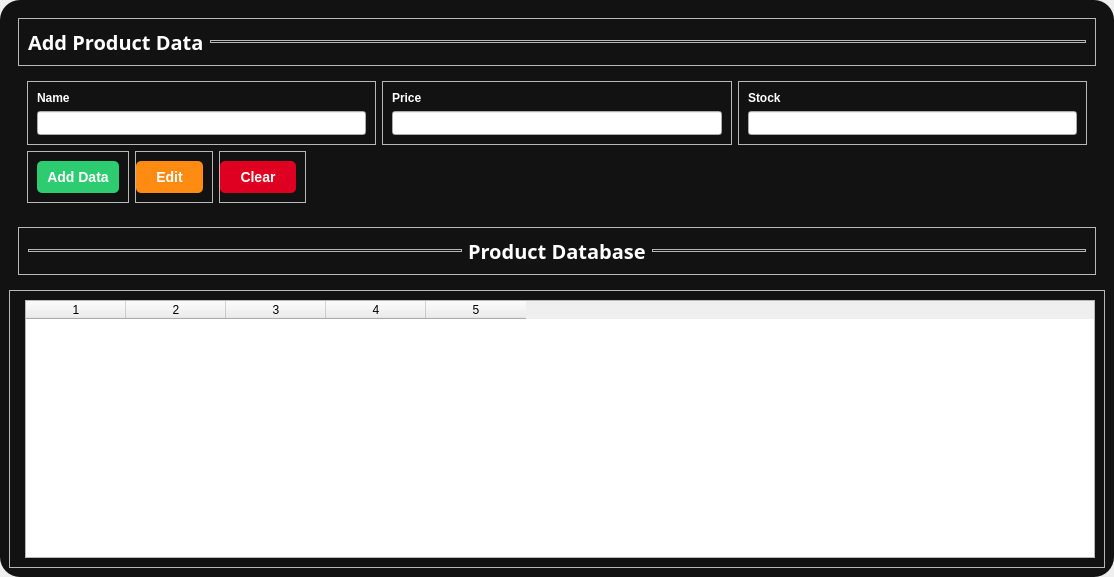
                <widget class="QWidget" name="scrollAreaWidgetContents_4">
                 <property name="geometry">
                  <rect>
                   <x>0</x>
                   <y>0</y>
                   <width>1114</width>
                   <height>577</height>
                  </rect>
                 </property>
                 <layout class="QVBoxLayout" name="verticalLayout_56">
                  <property name="leftMargin">
                   <number>0</number>
                  </property>
                  <property name="topMargin">
                   <number>0</number>
                  </property>
                  <property name="rightMargin">
                   <number>0</number>
                  </property>
                  <property name="bottomMargin">
                   <number>0</number>
                  </property>
                  <item>
                   <widget class="QWidget" name="productContainer" native="true">
                    <property name="minimumSize">
                     <size>
                      <width>0</width>
                      <height>0</height>
                     </size>
                    </property>
                    <property name="styleSheet">
                     <string notr="true">#productContainer{
	background-color: rgb(18, 18, 18);
	border-radius: 20px;
}
QLineEdit{
	padding: 3px;
}</string>
                    </property>
                    <layout class="QVBoxLayout" name="verticalLayout_43">
                     <property name="leftMargin">
                      <number>9</number>
                     </property>
                     <property name="topMargin">
                      <number>9</number>
                     </property>
                     <item alignment="Qt::AlignTop">
                      <widget class="QWidget" name="widget_13" native="true">
                       <layout class="QVBoxLayout" name="verticalLayout_44">
                        <item alignment="Qt::AlignTop">
                         <widget class="QFrame" name="frame_33">
                          <property name="frameShape">
                           <enum>QFrame::StyledPanel</enum>
                          </property>
                          <property name="frameShadow">
                           <enum>QFrame::Raised</enum>
                          </property>
                          <layout class="QHBoxLayout" name="horizontalLayout_22">
                           <item>
                            <widget class="QLabel" name="label_24">
                             <property name="font">
                              <font>
                               <family>Prompt SemiBold</family>
                               <pointsize>15</pointsize>
                               <bold>true</bold>
                              </font>
                             </property>
                             <property name="styleSheet">
                              <string notr="true">color: #fff;</string>
                             </property>
                             <property name="text">
                              <string>Add Product Data</string>
                             </property>
                            </widget>
                           </item>
                           <item alignment="Qt::AlignVCenter">
                            <widget class="QFrame" name="line_6">
                             <property name="sizePolicy">
                              <sizepolicy hsizetype="Expanding" vsizetype="Preferred">
                               <horstretch>0</horstretch>
                               <verstretch>0</verstretch>
                              </sizepolicy>
                             </property>
                             <property name="minimumSize">
                              <size>
                               <width>0</width>
                               <height>3</height>
                              </size>
                             </property>
                             <property name="maximumSize">
                              <size>
                               <width>16777215</width>
                               <height>3</height>
                              </size>
                             </property>
                             <property name="frameShape">
                              <enum>QFrame::StyledPanel</enum>
                             </property>
                             <property name="frameShadow">
                              <enum>QFrame::Raised</enum>
                             </property>
                            </widget>
                           </item>
                          </layout>
                         </widget>
                        </item>
                        <item>
                         <widget class="QWidget" name="widget_14" native="true">
                          <layout class="QHBoxLayout" name="horizontalLayout_23">
                           <property name="bottomMargin">
                            <number>0</number>
                           </property>
                           <item>
                            <widget class="QFrame" name="frame_35">
                             <property name="frameShape">
                              <enum>QFrame::StyledPanel</enum>
                             </property>
                             <property name="frameShadow">
                              <enum>QFrame::Raised</enum>
                             </property>
                             <layout class="QVBoxLayout" name="verticalLayout_46">
                              <item>
                               <widget class="QLabel" name="label_26">
                                <property name="font">
                                 <font>
                                  <italic>false</italic>
                                  <bold>true</bold>
                                 </font>
                                </property>
                                <property name="styleSheet">
                                 <string notr="true">color: #fff;</string>
                                </property>
                                <property name="text">
                                 <string>Name</string>
                                </property>
                               </widget>
                              </item>
                              <item>
                               <widget class="QLineEdit" name="dbProductNameInput">
                                <property name="font">
                                 <font>
                                  <family>Prompt</family>
                                  <pointsize>-1</pointsize>
                                 </font>
                                </property>
                               </widget>
                              </item>
                             </layout>
                            </widget>
                           </item>
                           <item>
                            <widget class="QFrame" name="frame_37">
                             <property name="frameShape">
                              <enum>QFrame::StyledPanel</enum>
                             </property>
                             <property name="frameShadow">
                              <enum>QFrame::Raised</enum>
                             </property>
                             <layout class="QVBoxLayout" name="verticalLayout_48">
                              <item>
                               <widget class="QLabel" name="label_27">
                                <property name="font">
                                 <font>
                                  <bold>true</bold>
                                 </font>
                                </property>
                                <property name="styleSheet">
                                 <string notr="true">color: rgb(255, 255, 255);</string>
                                </property>
                                <property name="text">
                                 <string>Price</string>
                                </property>
                               </widget>
                              </item>
                              <item>
                               <widget class="QLineEdit" name="dbProductPriceInput">
                                <property name="font">
                                 <font>
                                  <family>Prompt</family>
                                  <pointsize>-1</pointsize>
                                 </font>
                                </property>
                               </widget>
                              </item>
                             </layout>
                            </widget>
                           </item>
                           <item>
                            <widget class="QFrame" name="frame_38">
                             <property name="frameShape">
                              <enum>QFrame::StyledPanel</enum>
                             </property>
                             <property name="frameShadow">
                              <enum>QFrame::Raised</enum>
                             </property>
                             <layout class="QVBoxLayout" name="verticalLayout_49">
                              <item>
                               <widget class="QLabel" name="label_28">
                                <property name="font">
                                 <font>
                                  <bold>true</bold>
                                 </font>
                                </property>
                                <property name="styleSheet">
                                 <string notr="true">color: rgb(255, 255, 255);</string>
                                </property>
                                <property name="text">
                                 <string>Stock</string>
                                </property>
                               </widget>
                              </item>
                              <item>
                               <widget class="QLineEdit" name="dbProductStockInput">
                                <property name="font">
                                 <font>
                                  <family>Prompt</family>
                                  <pointsize>-1</pointsize>
                                 </font>
                                </property>
                               </widget>
                              </item>
                             </layout>
                            </widget>
                           </item>
                          </layout>
                         </widget>
                        </item>
                        <item alignment="Qt::AlignLeft">
                         <widget class="QWidget" name="widget_15" native="true">
                          <layout class="QHBoxLayout" name="horizontalLayout_24">
                           <property name="topMargin">
                            <number>0</number>
                           </property>
                           <property name="bottomMargin">
                            <number>0</number>
                           </property>
                           <item alignment="Qt::AlignLeft">
                            <widget class="QFrame" name="frame_40">
                             <property name="frameShape">
                              <enum>QFrame::StyledPanel</enum>
                             </property>
                             <property name="frameShadow">
                              <enum>QFrame::Raised</enum>
                             </property>
                             <layout class="QVBoxLayout" name="verticalLayout_51">
                              <property name="topMargin">
                               <number>0</number>
                              </property>
                              <property name="bottomMargin">
                               <number>0</number>
                              </property>
                              <item alignment="Qt::AlignLeft">
                               <widget class="QPushButton" name="addProductDB_btn">
                                <property name="font">
                                 <font>
                                  <pointsize>-1</pointsize>
                                  <bold>true</bold>
                                 </font>
                                </property>
                                <property name="cursor">
                                 <cursorShape>PointingHandCursor</cursorShape>
                                </property>
                                <property name="styleSheet">
                                 <string notr="true">#addProductDB_btn{
	background-color: #2ecc71;
    color: white;
    border: none;
    border-radius: 5px;
    font-size: 14px;
    padding: 8px 10px;
}

#addProductDB_btn:hover {
    background-color: transparent;
	border: 1px solid #2ecc71;
	color: #2ecc71;
}
#addProductDB_btn:pressed{
	background-color: #2ecc71;
	color: white;
}</string>
                                </property>
                                <property name="text">
                                 <string>Add Data</string>
                                </property>
                                <property name="icon">
                                 <iconset>
                                  <normaloff>../../Downloads/plus.png</normaloff>../../Downloads/plus.png</iconset>
                                </property>
                               </widget>
                              </item>
                             </layout>
                            </widget>
                           </item>
                           <item>
                            <widget class="QFrame" name="frame_41">
                             <property name="frameShape">
                              <enum>QFrame::StyledPanel</enum>
                             </property>
                             <property name="frameShadow">
                              <enum>QFrame::Raised</enum>
                             </property>
                             <layout class="QVBoxLayout" name="verticalLayout_52">
                              <property name="leftMargin">
                               <number>0</number>
                              </property>
                              <item>
                               <widget class="QPushButton" name="editProductDB_btn">
                                <property name="font">
                                 <font>
                                  <pointsize>-1</pointsize>
                                  <bold>true</bold>
                                 </font>
                                </property>
                                <property name="cursor">
                                 <cursorShape>PointingHandCursor</cursorShape>
                                </property>
                                <property name="styleSheet">
                                 <string notr="true">#editProductDB_btn{
	background-color: rgb(255, 139, 19);
    color: white;
    border: none;
    border-radius: 5px;
    font-size: 14px;
    padding: 8px 20px;
}

#editProductDB_btn:hover {
    background-color: transparent;
	border: 1px solid rgb(255, 139, 19);
	color: rgb(255, 139, 19);
}
#editProductDB_btn:pressed{
	background-color: rgb(255, 179, 0);
	color: white;
}</string>
                                </property>
                                <property name="text">
                                 <string>Edit</string>
                                </property>
                                <property name="icon">
                                 <iconset>
                                  <normaloff>../../Downloads/edit.png</normaloff>../../Downloads/edit.png</iconset>
                                </property>
                               </widget>
                              </item>
                             </layout>
                            </widget>
                           </item>
                           <item alignment="Qt::AlignLeft">
                            <widget class="QFrame" name="frame_42">
                             <property name="frameShape">
                              <enum>QFrame::StyledPanel</enum>
                             </property>
                             <property name="frameShadow">
                              <enum>QFrame::Raised</enum>
                             </property>
                             <layout class="QVBoxLayout" name="verticalLayout_53">
                              <property name="leftMargin">
                               <number>0</number>
                              </property>
                              <item alignment="Qt::AlignLeft">
                               <widget class="QPushButton" name="clearProductDB_btn">
                                <property name="font">
                                 <font>
                                  <pointsize>-1</pointsize>
                                  <bold>true</bold>
                                 </font>
                                </property>
                                <property name="cursor">
                                 <cursorShape>PointingHandCursor</cursorShape>
                                </property>
                                <property name="styleSheet">
                                 <string notr="true">#clearProductDB_btn{
	background-color: rgb(223, 0, 33);
    color: white;
    border: none;
    border-radius: 5px;
    font-size: 14px;
    padding: 8px 20px;
}

#clearProductDB_btn:hover {
    background-color: transparent;
	border: 1px solid rgb(223, 0, 33);
	color: rgb(223, 0, 33);
}
#clearProductDB_btn:pressed{
	background-color: rgb(254, 0, 38);
	color: white;
}</string>
                                </property>
                                <property name="text">
                                 <string>Clear</string>
                                </property>
                                <property name="icon">
                                 <iconset>
                                  <normaloff>../../Downloads/bin.png</normaloff>../../Downloads/bin.png</iconset>
                                </property>
                               </widget>
                              </item>
                             </layout>
                            </widget>
                           </item>
                          </layout>
                         </widget>
                        </item>
                       </layout>
                      </widget>
                     </item>
                     <item alignment="Qt::AlignTop">
                      <widget class="QWidget" name="widget_16" native="true">
                       <layout class="QVBoxLayout" name="verticalLayout_54">
                        <item alignment="Qt::AlignTop">
                         <widget class="QFrame" name="frame_43">
                          <property name="frameShape">
                           <enum>QFrame::StyledPanel</enum>
                          </property>
                          <property name="frameShadow">
                           <enum>QFrame::Raised</enum>
                          </property>
                          <layout class="QHBoxLayout" name="horizontalLayout_25">
                           <item>
                            <widget class="QFrame" name="line_11">
                             <property name="sizePolicy">
                              <sizepolicy hsizetype="Expanding" vsizetype="Preferred">
                               <horstretch>0</horstretch>
                               <verstretch>0</verstretch>
                              </sizepolicy>
                             </property>
                             <property name="minimumSize">
                              <size>
                               <width>0</width>
                               <height>3</height>
                              </size>
                             </property>
                             <property name="maximumSize">
                              <size>
                               <width>16777215</width>
                               <height>3</height>
                              </size>
                             </property>
                             <property name="frameShape">
                              <enum>QFrame::StyledPanel</enum>
                             </property>
                             <property name="frameShadow">
                              <enum>QFrame::Raised</enum>
                             </property>
                            </widget>
                           </item>
                           <item>
                            <widget class="QLabel" name="label_30">
                             <property name="font">
                              <font>
                               <family>Prompt SemiBold</family>
                               <pointsize>15</pointsize>
                               <bold>true</bold>
                              </font>
                             </property>
                             <property name="styleSheet">
                              <string notr="true">color: #fff;</string>
                             </property>
                             <property name="text">
                              <string>Product Database</string>
                             </property>
                            </widget>
                           </item>
                           <item>
                            <widget class="QFrame" name="line_7">
                             <property name="sizePolicy">
                              <sizepolicy hsizetype="Expanding" vsizetype="Preferred">
                               <horstretch>0</horstretch>
                               <verstretch>0</verstretch>
                              </sizepolicy>
                             </property>
                             <property name="minimumSize">
                              <size>
                               <width>0</width>
                               <height>3</height>
                              </size>
                             </property>
                             <property name="maximumSize">
                              <size>
                               <width>16777215</width>
                               <height>3</height>
                              </size>
                             </property>
                             <property name="frameShape">
                              <enum>QFrame::StyledPanel</enum>
                             </property>
                             <property name="frameShadow">
                              <enum>QFrame::Raised</enum>
                             </property>
                            </widget>
                           </item>
                          </layout>
                         </widget>
                        </item>
                       </layout>
                      </widget>
                     </item>
                     <item>
                      <widget class="QFrame" name="frame_34">
                       <property name="frameShape">
                        <enum>QFrame::StyledPanel</enum>
                       </property>
                       <property name="frameShadow">
                        <enum>QFrame::Raised</enum>
                       </property>
                       <layout class="QVBoxLayout" name="verticalLayout_45">
                        <property name="spacing">
                         <number>6</number>
                        </property>
                        <property name="leftMargin">
                         <number>15</number>
                        </property>
                        <item>
                         <widget class="QTableWidget" name="productDBTable">
                          <property name="sizePolicy">
                           <sizepolicy hsizetype="Expanding" vsizetype="Expanding">
                            <horstretch>0</horstretch>
                            <verstretch>0</verstretch>
                           </sizepolicy>
                          </property>
                          <property name="minimumSize">
                           <size>
                            <width>0</width>
                            <height>0</height>
                           </size>
                          </property>
                          <property name="font">
                           <font>
                            <family>Prompt</family>
                            <pointsize>10</pointsize>
                            <bold>false</bold>
                           </font>
                          </property>
                          <property name="frameShadow">
                           <enum>QFrame::Plain</enum>
                          </property>
                          <property name="editTriggers">
                           <set>QAbstractItemView::NoEditTriggers</set>
                          </property>
                          <property name="dragEnabled">
                           <bool>false</bool>
                          </property>
                          <property name="showGrid">
                           <bool>false</bool>
                          </property>
                          <property name="wordWrap">
                           <bool>true</bool>
                          </property>
                          <property name="cornerButtonEnabled">
                           <bool>true</bool>
                          </property>
                          <property name="rowCount">
                           <number>0</number>
                          </property>
                          <property name="columnCount">
                           <number>5</number>
                          </property>
                          <attribute name="horizontalHeaderVisible">
                           <bool>true</bool>
                          </attribute>
                          <attribute name="horizontalHeaderShowSortIndicator" stdset="0">
                           <bool>true</bool>
                          </attribute>
                          <attribute name="verticalHeaderShowSortIndicator" stdset="0">
                           <bool>true</bool>
                          </attribute>
                          <attribute name="verticalHeaderStretchLastSection">
                           <bool>false</bool>
                          </attribute>
                          <column/>
                          <column/>
                          <column/>
                          <column/>
                          <column/>
                         </widget>
                        </item>
                       </layout>
                      </widget>
                     </item>
                    </layout>
                   </widget>
                  </item>
                 </layout>
                </widget>
